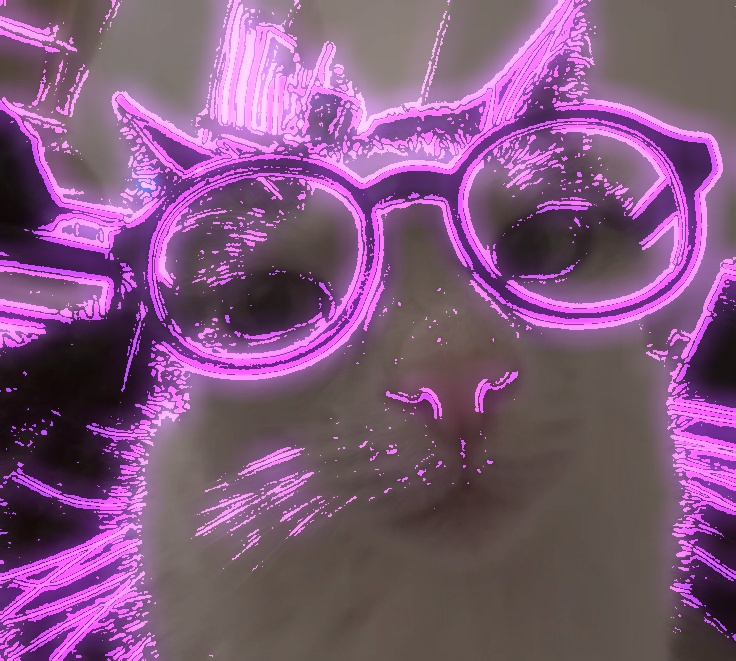
#> input picture 1_ImageProcessing/result.jpg, 736 x 661 px
$ python main.py --image result.jpg --filter resize   (older library calls are emulated)
#> lines starting #> are read from the running program, lines starting #| are printed output that depends on the picture
#> in main, img is the input picture: shape (661, 736, 3); mean B, G, R 124.1, 86.2, 127.5
### 1_ImageProcessing/filters.py
import cv2
import numpy as np
import random

def resize_img(img,new_w,new_h):
#> called with new_w = 500, new_h = 500
    k_x = new_w/img.shape[1] #Ширина
#> k_x = 0.679
    k_y = new_h/img.shape[0] #Высота
#> k_y = 0.756
    #Строим матрицу преобразования
    M = np.array([[k_x,0,0],
                  [0,k_y,0]])
#> M = [[0.679, 0, 0], [0, 0.756, 0]]
    return cv2.warpAffine(img, M, (new_w,new_h))
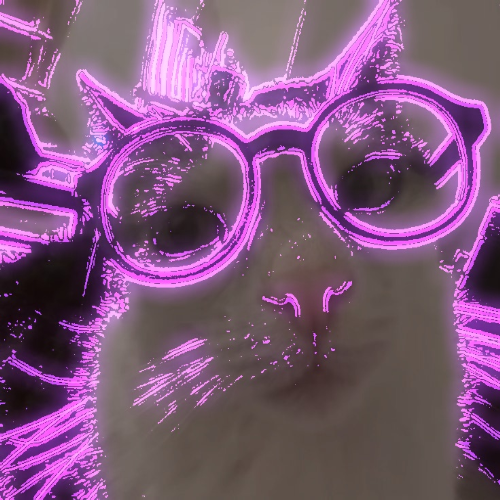
#> returned value: shape (500, 500, 3); mean of channels 0, 1, 2 124.1, 86.2, 127.6; drawn as B, G, R

# [146 lines left out: functions convert_to_grayscale, calc_ksize, fade_color, calc_rand_lines, old_photography, antique_filter and 3 more, not called in this run]

### 1_ImageProcessing/main.py
import argparse
import cv2
import sys
import os
#Примеры команд (для текущей директории)
# =============================================================================
# !python main.py --help
# !python main.py -i cat.jpg -f resize -w 800 --height 600
# !python main.py -i cat.jpg -f neon --B 0.9 --G 0.2 --R 0.6
# !python main.py -i cat.jpg -f grayscale
# !python main.py -i cat.jpg -f oldPhoto -e 0.5
# !python main.py -i cat.jpg -f fadeColor -e 0.8
# !python main.py -i cat.jpg -f antique
# !python main.py -i cat.jpg -f mask
# !python main.py -i cat.jpg -f negativeFilm
# =============================================================================
from filters import (
    resize_img, convert_to_grayscale, fade_color,
    old_photography, antique_filter, mask,
    negative_film, neon_effect
)

def main():
    # Парсер аргументов командной строки
    parser = argparse.ArgumentParser(description="Приложение для применения фильтров к изображениям.")

    # Обязательные аргументы
    parser.add_argument("-i", "--image", required=True, help="Путь к исходному изображению")
    parser.add_argument("-f", "--filter", required=True,
                        choices=["resize", "grayscale", "oldPhoto", "fadeColor", "antique", "mask", "negativeFilm", "neon"],
                        help="Какой фильтр применить")

    # Необязательные аргументы (общие)
    parser.add_argument("-o", "--output", default="result.jpg", help="Путь для сохранения результата (по умолчанию: result.jpg)")

    # Специфичные аргументы для фильтров
    parser.add_argument("-e", "--extent", type=float, default=0.8, help="Параметр extent для фильтров oldPhoto и fadeColor (по умолчанию: 0.8)")
    parser.add_argument("-w", "--width", type=int, default=500, help="Ширина для фильтра resize (по умолчанию: 500)")
    parser.add_argument("--height", type=int, default=500, help="Высота для фильтра resize (по умолчанию: 500)")

    # Коэффициенты для неона (по умолчанию берем те, что ты использовал ранее)
    parser.add_argument("--B", type=float, default=1.0, help="Синий коэффициент для неона (по умолчанию: 1.0)")
    parser.add_argument("--G", type=float, default=0.1, help="Зеленый коэффициент для неона (по умолчанию: 0.1)")
    parser.add_argument("--R", type=float, default=0.4, help="Красный коэффициент для неона (по умолчанию: 0.4)")

    # 2. Парсим аргументы
    args = parser.parse_args()

    # 3. Проверяем, существует ли файл
    if not os.path.exists(args.image):
        print(f"Ошибка: Файл '{args.image}' не найден.")
        sys.exit(1)

    # 4. Загружаем изображение
    img = cv2.imread(args.image)
    if img is None:
        print(f"Ошибка: Не удалось прочитать изображение '{args.image}'. Возможно, это не картинка.")
        sys.exit(1)

    print(f"Обработка изображения... Применяем фильтр: {args.filter}")

    # 5. Применяем нужный фильтр
    if args.filter == "resize":
        res = resize_img(img, args.width, args.height)

    elif args.filter == "grayscale":
        res = convert_to_grayscale(img)

    elif args.filter == "oldPhoto":
        res = old_photography(img, extent=args.extent)

    elif args.filter == "fadeColor":
        res = fade_color(img, extent=args.extent)

    elif args.filter == "antique":
        res = antique_filter(img)

    elif args.filter == "mask":
        res = mask(img)

    elif args.filter == "negativeFilm":
        res = negative_film(img)

    elif args.filter == "neon":
        res = neon_effect(img, args.B, args.G, args.R)

    else:
        print("Неизвестный фильтр.")
        sys.exit(1)

    # 6. Сохраняем результат
    cv2.imwrite(args.output, res)
    print(f"Готово! Результат сохранен в файл: {args.output}")

    # 7. Показываем результат на экране
    cv2.imshow("Result", res)
    cv2.waitKey(0)
    cv2.destroyAllWindows()

if __name__ == "__main__":
    main()

$ run again, with 1_ImageProcessing/cat.jpg copied over 1_ImageProcessing/result.jpg
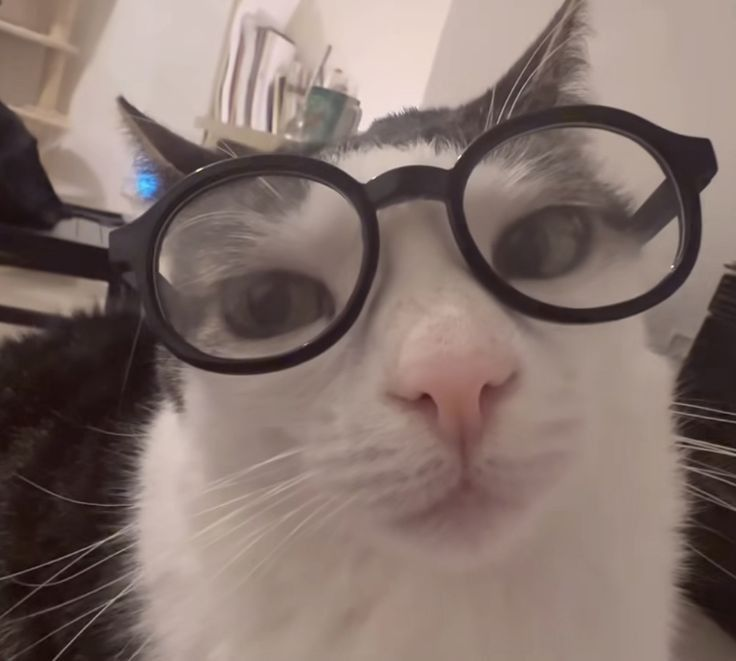
#> input picture 1_ImageProcessing/cat.jpg, 736 x 661 px
#> in main, img is the input picture: shape (661, 736, 3); mean B, G, R 107.8, 114, 131.7
#> in resize_img, `return cv2.warpAffine(img, M, (new_w,new_h))`:
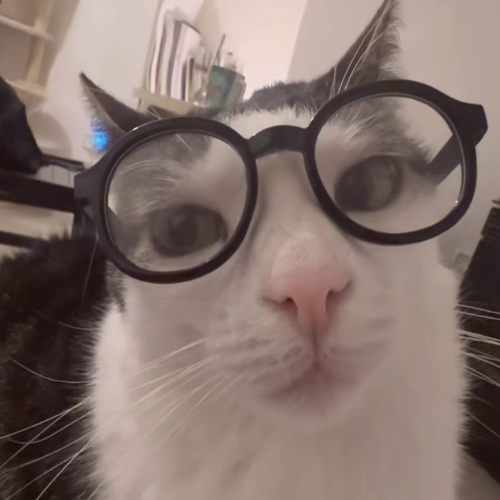
#> returned value: shape (500, 500, 3); mean of channels 0, 1, 2 107.8, 114, 131.7; drawn as B, G, R
